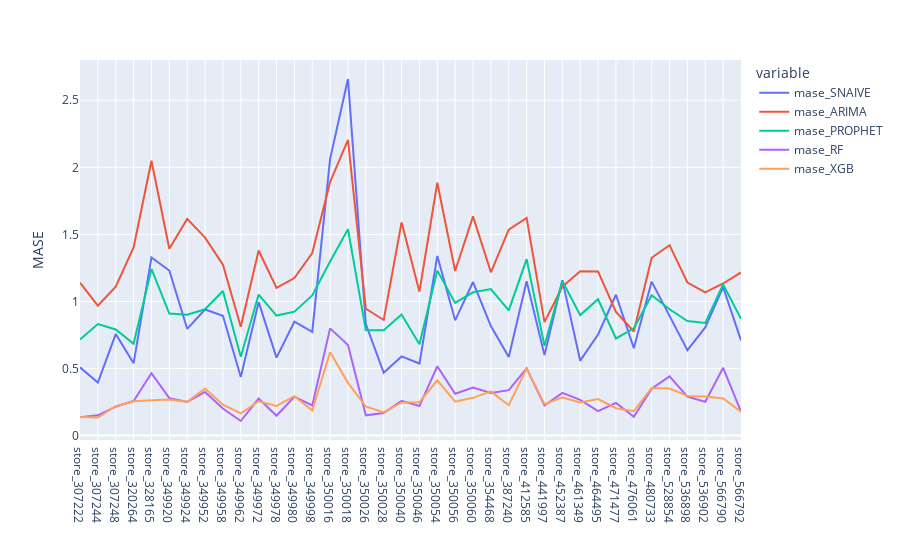

The code cell stored with this chart in its notebook:
### Code cell
fig = score_ALL_7.filter(like='mase', axis=1).plot()
fig.update_xaxes(title_text='')
fig.update_yaxes(title_text='MASE')

### Figure 1 — Plotly figure (JSON) as saved in the notebook; plotly's stock layout.template omitted (floating-point values rounded to 4 significant figures)
{"data": [{"hovertemplate": "variable=mase_SNAIVE<br>store=%{x}<br>value=%{y}<extra></extra>", "legendgroup": "mase_SNAIVE", "line": {"color": "#636efa", "dash": "solid"}, "marker": {"symbol": "circle"}, "mode": "lines", "name": "mase_SNAIVE", "orientation": "v", "showlegend": true, "type": "scatter", "x": ["store_307222", "store_307244", "store_307248", "store_320264", "store_328165", "store_349920", "store_349924", "store_349952", "store_349958", "store_349962", "store_349972", "store_349978", "store_349980", "store_349998", "store_350016", "store_350018", "store_350026", "store_350028", "store_350040", "store_350046", "store_350054", "store_350056", "store_350060", "store_354468", "store_387240", "store_412585", "store_441997", "store_452387", "store_461349", "store_464495", "store_471477", "store_476061", "store_480733", "store_528854", "store_536898", "store_536902", "store_566790", "store_566792"], "xaxis": "x", "y": [0.509, 0.3952, 0.7572, 0.539, 1.327, 1.23, 0.796, 0.9403, 0.8932, 0.4365, 0.9952, 0.5815, 0.8493, 0.774, 2.063, 2.658, 0.8315, 0.468, 0.5905, 0.5373, 1.339, 0.8593, 1.145, 0.8168, 0.5855, 1.151, 0.6, 1.159, 0.5587, 0.754, 1.05, 0.6517, 1.148, 0.8937, 0.637, 0.8065, 1.106, 0.7095], "yaxis": "y"}, {"hovertemplate": "variable=mase_ARIMA<br>store=%{x}<br>value=%{y}<extra></extra>", "legendgroup": "mase_ARIMA", "line": {"color": "#EF553B", "dash": "solid"}, "marker": {"symbol": "circle"}, "mode": "lines", "name": "mase_ARIMA", "orientation": "v", "showlegend": true, "type": "scatter", "x": ["store_307222", "store_307244", "store_307248", "store_320264", "store_328165", "store_349920", "store_349924", "store_349952", "store_349958", "store_349962", "store_349972", "store_349978", "store_349980", "store_349998", "store_350016", "store_350018", "store_350026", "store_350028", "store_350040", "store_350046", "store_350054", "store_350056", "store_350060", "store_354468", "store_387240", "store_412585", "store_441997", "store_452387", "store_461349", "store_464495", "store_471477", "store_476061", "store_480733", "store_528854", "store_536898", "store_536902", "store_566790", "store_566792"], "xaxis": "x", "y": [1.14, 0.9688, 1.11, 1.403, 2.049, 1.393, 1.615, 1.476, 1.273, 0.8113, 1.38, 1.101, 1.174, 1.361, 1.891, 2.204, 0.9457, 0.862, 1.59, 1.073, 1.885, 1.227, 1.634, 1.217, 1.535, 1.623, 0.8462, 1.11, 1.224, 1.223, 0.9217, 0.7765, 1.325, 1.419, 1.141, 1.069, 1.134, 1.216], "yaxis": "y"}, {"hovertemplate": "variable=mase_PROPHET<br>store=%{x}<br>value=%{y}<extra></extra>", "legendgroup": "mase_PROPHET", "line": {"color": "#00cc96", "dash": "solid"}, "marker": {"symbol": "circle"}, "mode": "lines", "name": "mase_PROPHET", "orientation": "v", "showlegend": true, "type": "scatter", "x": ["store_307222", "store_307244", "store_307248", "store_320264", "store_328165", "store_349920", "store_349924", "store_349952", "store_349958", "store_349962", "store_349972", "store_349978", "store_349980", "store_349998", "store_350016", "store_350018", "store_350026", "store_350028", "store_350040", "store_350046", "store_350054", "store_350056", "store_350060", "store_354468", "store_387240", "store_412585", "store_441997", "store_452387", "store_461349", "store_464495", "store_471477", "store_476061", "store_480733", "store_528854", "store_536898", "store_536902", "store_566790", "store_566792"], "xaxis": "x", "y": [0.716, 0.832, 0.791, 0.685, 1.243, 0.91, 0.9007, 0.942, 1.078, 0.588, 1.051, 0.8947, 0.924, 1.044, 1.298, 1.539, 0.7855, 0.7855, 0.9025, 0.6817, 1.23, 0.989, 1.069, 1.092, 0.9335, 1.316, 0.6693, 1.152, 0.8982, 1.016, 0.724, 0.8002, 1.046, 0.9423, 0.854, 0.8393, 1.127, 0.8702], "yaxis": "y"}, {"hovertemplate": "variable=mase_RF<br>store=%{x}<br>value=%{y}<extra></extra>", "legendgroup": "mase_RF", "line": {"color": "#ab63fa", "dash": "solid"}, "marker": {"symbol": "circle"}, "mode": "lines", "name": "mase_RF", "orientation": "v", "showlegend": true, "type": "scatter", "x": ["store_307222", "store_307244", "store_307248", "store_320264", "store_328165", "store_349920", "store_349924", "store_349952", "store_349958", "store_349962", "store_349972", "store_349978", "store_349980", "store_349998", "store_350016", "store_350018", "store_350026", "store_350028", "store_350040", "store_350046", "store_350054", "store_350056", "store_350060", "store_354468", "store_387240", "store_412585", "store_441997", "store_452387", "store_461349", "store_464495", "store_471477", "store_476061", "store_480733", "store_528854", "store_536898", "store_536902", "store_566790", "store_566792"], "xaxis": "x", "y": [0.1365, 0.1512, 0.2157, 0.258, 0.4647, 0.2792, 0.2515, 0.3253, 0.2022, 0.109, 0.2765, 0.1482, 0.29, 0.225, 0.7995, 0.6747, 0.1515, 0.1688, 0.259, 0.2205, 0.517, 0.312, 0.359, 0.3185, 0.339, 0.5008, 0.224, 0.319, 0.267, 0.1828, 0.2438, 0.1397, 0.3502, 0.4413, 0.2908, 0.252, 0.5052, 0.1788], "yaxis": "y"}, {"hovertemplate": "variable=mase_XGB<br>store=%{x}<br>value=%{y}<extra></extra>", "legendgroup": "mase_XGB", "line": {"color": "#FFA15A", "dash": "solid"}, "marker": {"symbol": "circle"}, "mode": "lines", "name": "mase_XGB", "orientation": "v", "showlegend": true, "type": "scatter", "x": ["store_307222", "store_307244", "store_307248", "store_320264", "store_328165", "store_349920", "store_349924", "store_349952", "store_349958", "store_349962", "store_349972", "store_349978", "store_349980", "store_349998", "store_350016", "store_350018", "store_350026", "store_350028", "store_350040", "store_350046", "store_350054", "store_350056", "store_350060", "store_354468", "store_387240", "store_412585", "store_441997", "store_452387", "store_461349", "store_464495", "store_471477", "store_476061", "store_480733", "store_528854", "store_536898", "store_536902", "store_566790", "store_566792"], "xaxis": "x", "y": [0.139, 0.1345, 0.2193, 0.2568, 0.2628, 0.2695, 0.2518, 0.3503, 0.2305, 0.1665, 0.256, 0.221, 0.2943, 0.1877, 0.6218, 0.3932, 0.217, 0.1727, 0.2475, 0.249, 0.4128, 0.2527, 0.2818, 0.33, 0.2267, 0.5005, 0.2337, 0.2848, 0.2475, 0.2728, 0.204, 0.1822, 0.355, 0.3505, 0.2963, 0.2923, 0.277, 0.178], "yaxis": "y"}], "layout": {"legend": {"title": {"text": "variable"}, "tracegroupgap": 0}, "margin": {"t": 60}, "xaxis": {"anchor": "y", "domain": [0, 1], "title": {"text": ""}}, "yaxis": {"anchor": "x", "domain": [0, 1], "title": {"text": "MASE"}}}}
